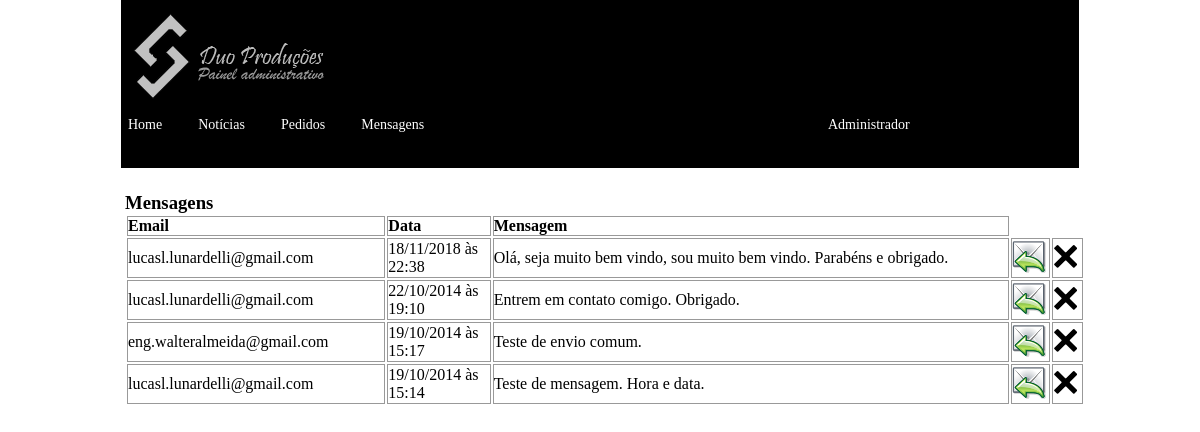
The app's page /adm/mensagens.php (signed in) with its own data.
### tables this page shows
CREATE TABLE `mensagem` (
  `idMensagem` int(11) NOT NULL,
  `email` varchar(100) NOT NULL,
  `mensagem` longtext NOT NULL,
  `data` date NOT NULL,
  `hora` time NOT NULL
);

### adm/mensagens.php (the view, shortened to what this page needs)
<?php
include ("painel-logado.php");
?>
<head>
</head>
<body>
<div class="center_content">
<h3><b>Mensagens </b></h3>
<table width="100%">
		<tr style="border: 1px solid #999">
			<td width="25%" style="border: 1px solid #999"><b>Email</b></td>
            <td width="10%" style="border: 1px solid #999"><b>Data</b></td>
			<td width="50%" style="border: 1px solid #999"><b>Mensagem</b></td>
		</tr>
        	<?php
	$con=mysqli_connect("localhost","root","","tabela");
	$query = mysqli_query ($con,"SELECT * FROM mensagem ORDER BY data DESC, hora DESC");
	while ($dados = mysqli_fetch_array ($query))
	{
		echo "<tr style=\"border: 1px solid #999\">";
				echo "<td width=\"25%\" style=\"border: 1px solid #999\">".$dados['email']."</td>";
				echo "<td width=\"10%\" style=\"border: 1px solid #999\">".date('d/m/Y', strtotime($dados['data']))?> às <?php echo "".date('H:i', strtotime($dados['hora']))."</td>";
				echo "<td width=\"50%\" style=\"border: 1px solid #999\">".$dados['mensagem']."</td>";
				echo "<td width=\"3%\" style=\"border: 1px solid #999\"><a href=\"mensagem.php?id=".$dados['idMensagem']."\"><img src=\"imagens/message_reply.png\" /></a></td>";
				echo "<td width=\"3%\" style=\"border: 1px solid #999\"><a href=\"deletarmensagem.php?id=".$dados['idMensagem']."\"> <img src=\"imagens/delete.png\" /></a></td>";
								echo "</tr>";
			}
		?>
        </table>
</div>
</body>
</html>

### adm/style.css (style rules this page uses)
.center_content { width:960px; clear:both; padding:35px 0 0 0; }

### adm/css/estilo.css (style rules this page uses)
* { padding:0; margin:0; }
body { background-color:#FFF; }

### records on screen
mensagem: email "lucasl.lunardelli@gmail.com", data "18/11/2018", hora "22:38", mensagem "Olá, seja muito bem vindo, sou muito bem vindo. Parabéns e obrigado."
mensagem: email "lucasl.lunardelli@gmail.com", data "22/10/2014", hora "19:10", mensagem "Entrem em contato comigo. Obrigado."
mensagem: email "eng.walteralmeida@gmail.com", data "19/10/2014", hora "15:17", mensagem "Teste de envio comum."
mensagem: email "lucasl.lunardelli@gmail.com", data "19/10/2014", hora "15:14", mensagem "Teste de mensagem. Hora e data."
